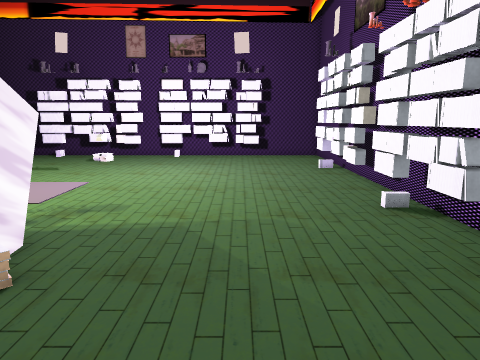
[1] (above)

19 first-person views from a walk through a 3-D level made in the Unity game engine. The camera is 1.4 m above the floor, tilts 10° down and sees 70° across. The floor is counted in squares, 0.5 m on a side. Each view is taken from the middle of a square. On the plan, view 1 faces up. The plan holds only what a view shows up to about 20 squares ahead; the rest is blank. The place goes on beyond the plan. Some animated figures are left out. Some surface patterns are stand-ins.

[2]
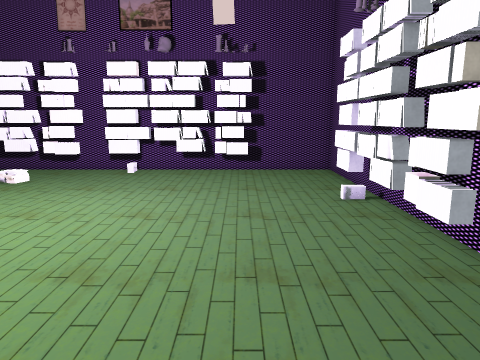

[3]
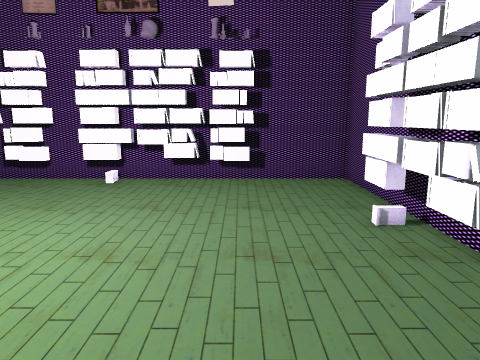

[4]
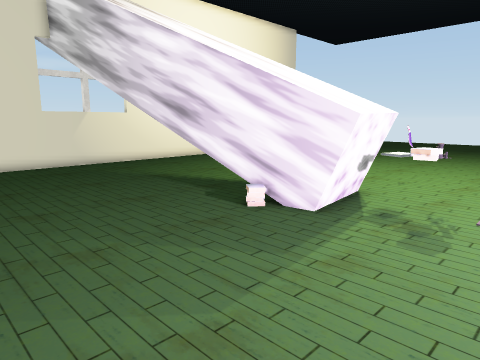

[5]
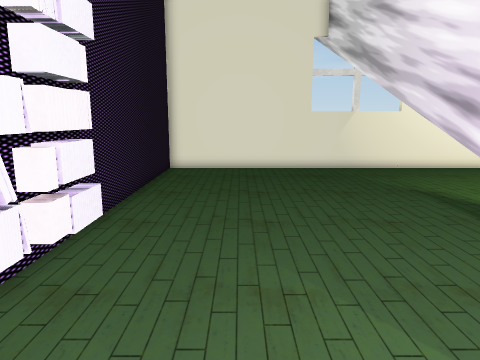

[6]
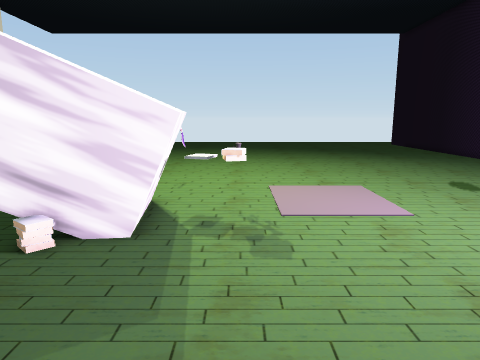

[7]
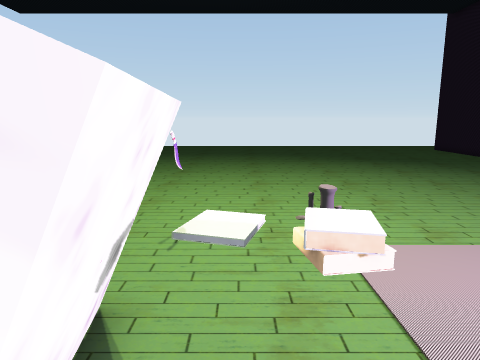

[8]
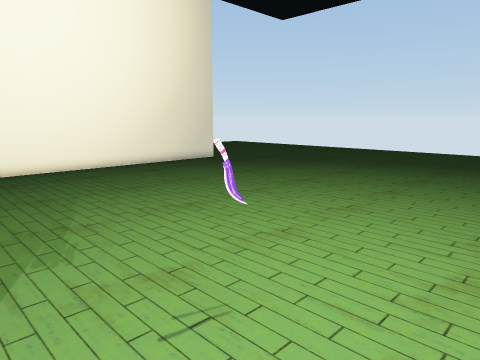

[9]
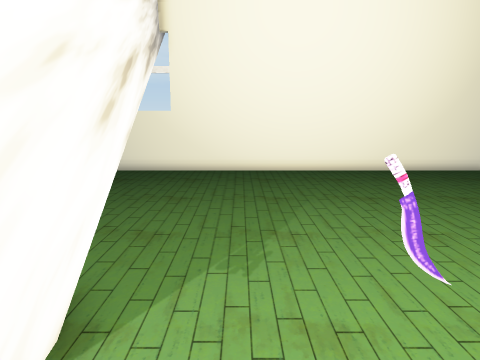

[10]
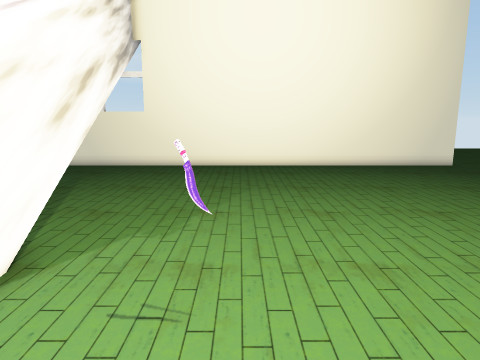

[11]
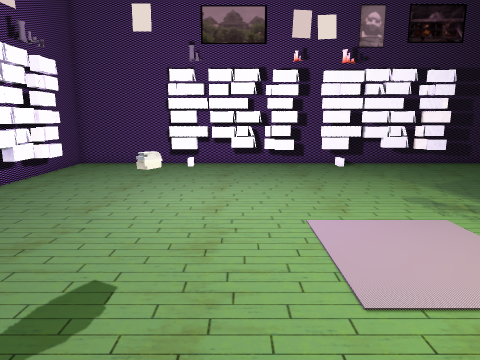

[12]
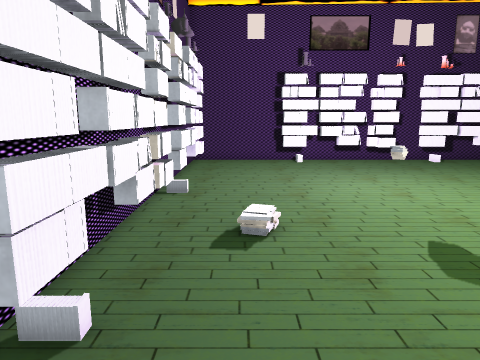

[13]
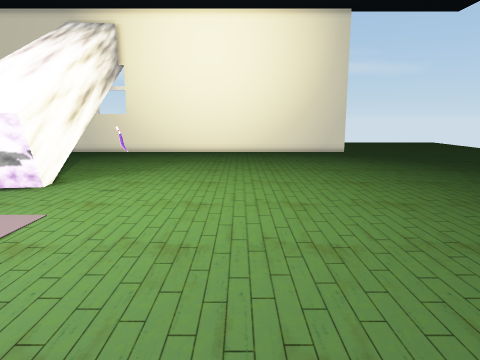

[14]
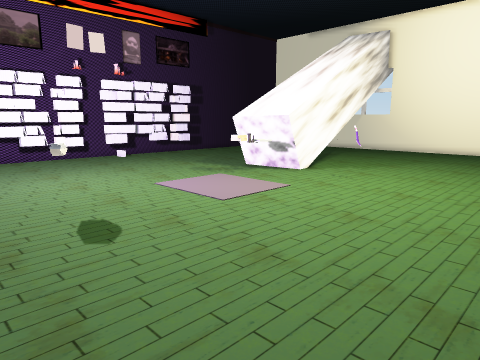

[15]
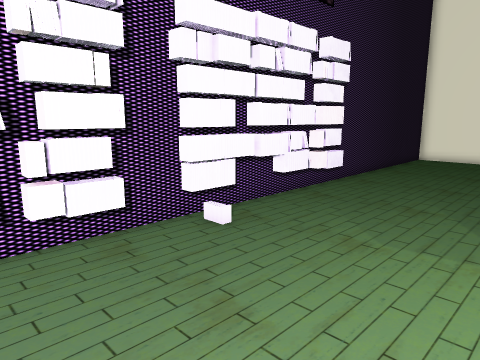

[16]
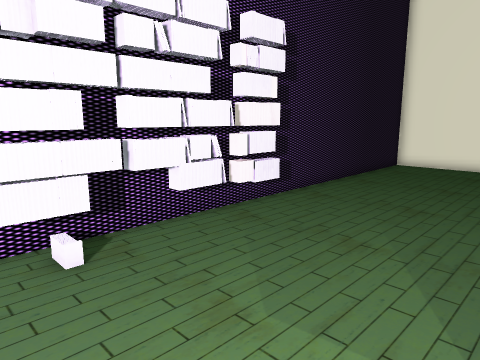

[17]
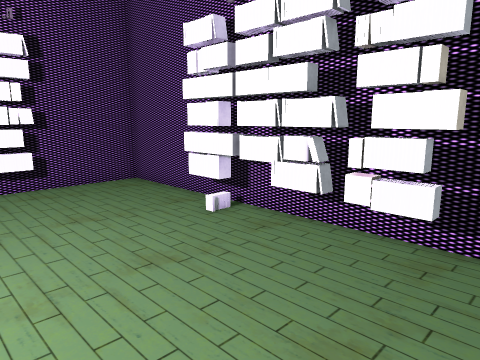

[18]
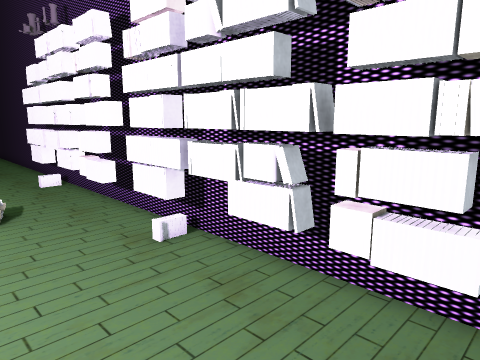

[19]
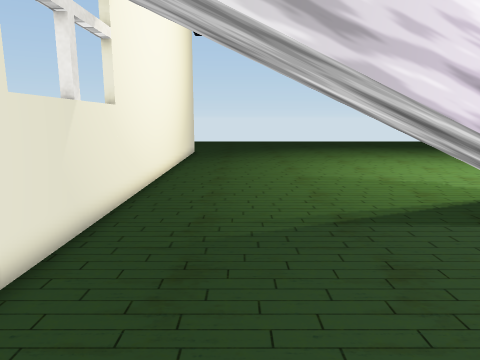

### Floor plan
Key: @ floor where view 1 was taken; # wall or solid block; x gap in a wall; . floor; / step, stairs or slope; = window, fence, low wall or low ledge; ^ raised ledge; T thing the floor can be seen under or through; O other object.
Columns run from 21 left of view 1 to 6 right of it. Each row starts with its distance up from view 1.
 27 #######O####O###O###########
 26 ......OOOOOOOOOOOOOOOOOO...#
 25     .......................#
 24    .   ....//..............#
 23  .  .......//..............#
 22     .......................#
 21     ......................O#
 20 ..........................O#
 19 .............OO...........O#
 18 ..........................O#
 17 ..........................O#
 16 ..........................O#
 15 ..........................O#
 14 ..........................O#
 13 ...........................#
 12 ..........................O#
 11 ..........................O#
 10 .............OOO..........O#
  9 .............OO...........O#
  8 .........=..^^O^^.........O#
  7 ........=#..#^^^^.........O#
  6 ............## ^#.........O#
  5 ............TT  # ........O#
  4 .............T  TT........O#
  3 .............TT TT.........#
  2 .............TTT T.........#
  1 .............TTTTT.........#
  0 .............TTTTT...@.....#
 -1 .............T...x.........#
 -2 ...........................#
 -3 ...........................#
 -4 ...........................#
 -5 ...........................#
 -6 ...........................#
 -7 ...........................#
 -8 ...........................#
 -9 ############################

Positions as (right, up) in squares from view 1, and headings:
1: (0, 0), facing up
2: (1, 8), facing up
3: (1, 11), facing up
4: (4, 13), facing down-left
5: (2, 11), facing down
6: (3, 10), facing left
7: (-4, 9), facing left
8: (-9, 11), facing down-left
9: (-11, 10), facing down
10: (-13, 12), facing down
11: (-16, 17), facing right
12: (-18, 24), facing right
13: (-17, 21), facing down
14: (-20, 23), facing down-right
15: (-2, 17), facing down-right
16: (-2, 13), facing down-right
17: (-2, 12), facing up-right
18: (2, 22), facing up-left
19: (4, -5), facing left
